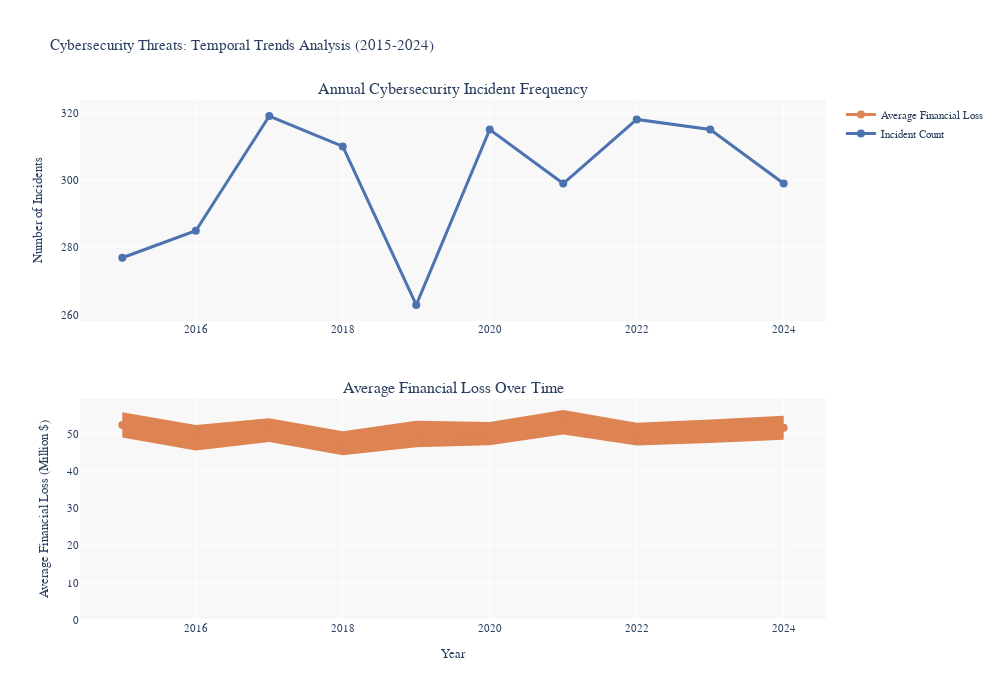

Notebook code cell kept with this figure:
### Markdown cell above
# 📊 **Exploratory Data Analysis (EDA)**

## **🔍 Comprehensive Data Visualization & Pattern Discovery**

This section presents comprehensive visualizations and statistical analysis of the global cybersecurity threats dataset. Through systematic exploration, we identify key patterns, trends, and relationships that inform our statistical hypotheses and business insights.

### **Analysis Categories:**
1. **Temporal Trends:** Time-series analysis of incidents and financial impacts
2. **Attack Patterns:** Distribution and frequency analysis of attack types
3. **Industry Analysis:** Sectoral vulnerability and targeting patterns  
4. **Geographic Analysis:** Country-wise threat landscape mapping
5. **Financial Impact:** Loss distribution and correlation analysis
6. **Operational Metrics:** Resolution times and user impact assessment

---

### Code cell
# 📈 TEMPORAL TREND ANALYSIS (Seaborn Style)
print("📊 Creating Seaborn-style Temporal Analysis with Confidence Intervals")

# Aggregate data by year for temporal analysis
yearly_trend = cleaned_df.groupby('Year').size().reset_index(name='Incident Count')
avg_loss = cleaned_df.groupby('Year')['Financial Loss (in Million $)'].agg(['mean', 'std', 'count']).reset_index()
avg_loss.columns = ['Year', 'Mean_Loss', 'Std_Loss', 'Count']

# Create subplot for incident trends and financial losses
fig = make_subplots(rows=2, cols=1, 
                    subplot_titles=('Annual Cybersecurity Incident Frequency',
                                   'Average Financial Loss Over Time'),
                    vertical_spacing=0.15)

# Top plot: Incident count with seaborn styling
fig.add_trace(go.Scatter(
    x=yearly_trend['Year'],
    y=yearly_trend['Incident Count'],
    mode='lines+markers',
    name='Incident Count',
    line=dict(color=seaborn_colors[0], width=3),
    marker=dict(size=8, color=seaborn_colors[0])
), row=1, col=1)

# Bottom plot: Financial loss with confidence intervals
confidence_upper = avg_loss['Mean_Loss'] + 1.96 * (avg_loss['Std_Loss'] / np.sqrt(avg_loss['Count']))
confidence_lower = avg_loss['Mean_Loss'] - 1.96 * (avg_loss['Std_Loss'] / np.sqrt(avg_loss['Count']))

# Confidence band
fig.add_trace(go.Scatter(
    x=list(avg_loss['Year']) + list(avg_loss['Year'][::-1]),
    y=list(confidence_upper) + list(confidence_lower[::-1]),
    fill='tonexty',
    fillcolor=seaborn_colors[1],
    opacity=0.3,
    line=dict(color='rgba(255,255,255,0)'),
    showlegend=False,
    name='95% Confidence Interval'
), row=2, col=1)

# Main trend line
fig.add_trace(go.Scatter(
    x=avg_loss['Year'],
    y=avg_loss['Mean_Loss'],
    mode='lines+markers',
    name='Average Financial Loss',
    line=dict(color=seaborn_colors[1], width=3),
    marker=dict(size=8, color=seaborn_colors[1])
), row=2, col=1)

# Apply seaborn template
fig.update_layout(seaborn_template['layout'])
fig.update_layout(
    title='Cybersecurity Threats: Temporal Trends Analysis (2015-2024)',
    height=700,
    width=1000,
    showlegend=True
)

# Update axes labels
fig.update_xaxes(title_text="Year", row=2, col=1)
fig.update_yaxes(title_text="Number of Incidents", row=1, col=1)
fig.update_yaxes(title_text="Average Financial Loss (Million $)", row=2, col=1)

fig.show()

# Statistical trend analysis
print("\n📊 Temporal Trend Statistical Analysis:")
print("=" * 50)
correlation_coef, p_value = pearsonr(yearly_trend['Year'], yearly_trend['Incident Count'])
print(f"📈 Incident Frequency Trend:")
print(f"   • Correlation coefficient: r = {correlation_coef:.4f}")
print(f"   • P-value: {p_value:.6f}")
print(f"   • Trend: {'Significant increasing trend' if p_value < 0.05 and correlation_coef > 0 else 'No significant trend'}")

# Financial loss trend
corr_loss, p_loss = pearsonr(avg_loss['Year'], avg_loss['Mean_Loss'])
print(f"\n💰 Financial Loss Trend:")
print(f"   • Correlation coefficient: r = {corr_loss:.4f}")
print(f"   • P-value: {p_loss:.6f}")
print(f"   • Trend: {'Significant trend' if p_loss < 0.05 else 'No significant trend'}")

### Figure 1 — Plotly figure (JSON) as saved in the notebook; plotly's stock layout.template omitted (floating-point values rounded to 4 significant figures)
{"data": [{"line": {"color": "#4C72B0", "width": 3}, "marker": {"color": "#4C72B0", "size": 8}, "mode": "lines+markers", "name": "Incident Count", "type": "scatter", "x": [2015, 2016, 2017, 2018, 2019, 2020, 2021, 2022, 2023, 2024], "xaxis": "x", "y": [277, 285, 319, 310, 263, 315, 299, 318, 315, 299], "yaxis": "y"}, {"fill": "tonexty", "fillcolor": "#DD8452", "line": {"color": "rgba(255,255,255,0)"}, "name": "95% Confidence Interval", "opacity": 0.3, "showlegend": false, "type": "scatter", "x": [2015, 2016, 2017, 2018, 2019, 2020, 2021, 2022, 2023, 2024, 2024, 2023, 2022, 2021, 2020, 2019, 2018, 2017, 2016, 2015], "xaxis": "x2", "y": [55.76, 52.36, 54.15, 50.71, 53.52, 53.16, 56.37, 52.98, 53.83, 54.87, 48.37, 47.5, 46.83, 49.8, 46.95, 46.36, 44.26, 47.81, 45.52, 49.0], "yaxis": "y2"}, {"line": {"color": "#DD8452", "width": 3}, "marker": {"color": "#DD8452", "size": 8}, "mode": "lines+markers", "name": "Average Financial Loss", "type": "scatter", "x": [2015, 2016, 2017, 2018, 2019, 2020, 2021, 2022, 2023, 2024], "xaxis": "x2", "y": [52.38, 48.94, 50.98, 47.49, 49.94, 50.06, 53.09, 49.91, 50.66, 51.62], "yaxis": "y2"}], "layout": {"annotations": [{"font": {"size": 16}, "showarrow": false, "text": "Annual Cybersecurity Incident Frequency", "x": 0.5, "xanchor": "center", "xref": "paper", "y": 1, "yanchor": "bottom", "yref": "paper"}, {"font": {"size": 16}, "showarrow": false, "text": "Average Financial Loss Over Time", "x": 0.5, "xanchor": "center", "xref": "paper", "y": 0.425, "yanchor": "bottom", "yref": "paper"}], "colorway": ["#4C72B0", "#DD8452", "#55A868", "#C44E52", "#8172B3", "#937860", "#DA8BC3", "#8C8C8C", "#CCB974", "#64B5CD"], "font": {"family": "Arial, sans-serif", "size": 11}, "height": 700, "paper_bgcolor": "white", "plot_bgcolor": "#F8F8F8", "showlegend": true, "title": {"text": "Cybersecurity Threats: Temporal Trends Analysis (2015-2024)"}, "width": 1000, "xaxis": {"anchor": "y", "domain": [0, 1], "gridcolor": "white", "gridwidth": 1, "showgrid": true}, "xaxis2": {"anchor": "y2", "domain": [0, 1], "title": {"text": "Year"}}, "yaxis": {"anchor": "x", "domain": [0.575, 1], "gridcolor": "white", "gridwidth": 1, "showgrid": true, "title": {"text": "Number of Incidents"}}, "yaxis2": {"anchor": "x2", "domain": [0, 0.425], "title": {"text": "Average Financial Loss (Million $)"}}}}
